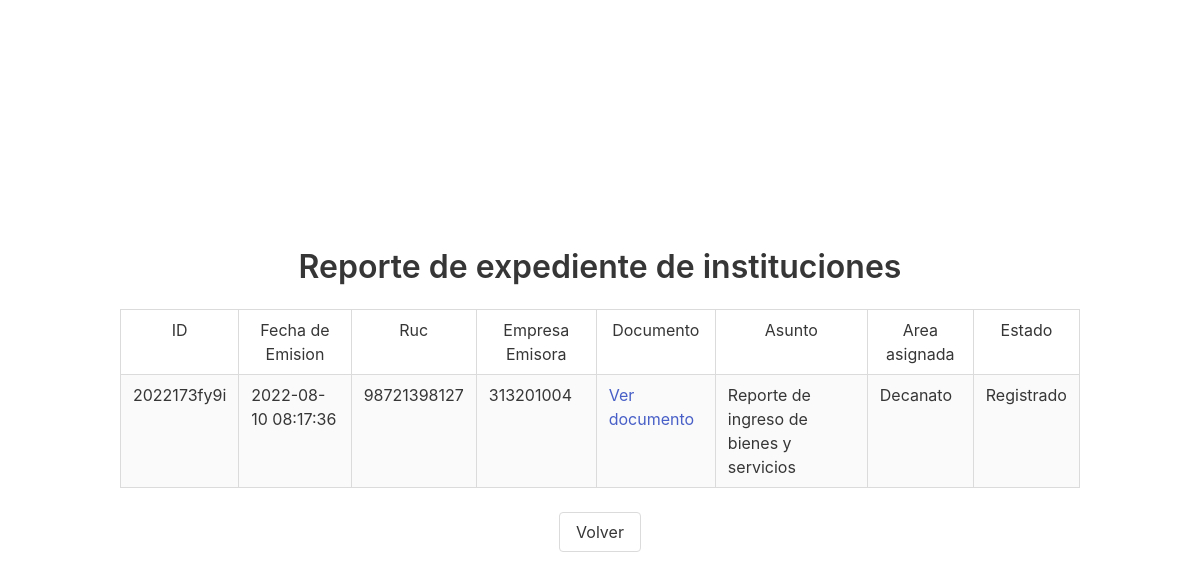
/rep_institucion.php (signed in), run on the app's committed database.
### tables this page shows
CREATE TABLE IF NOT EXISTS `tramite` (
  `idtramite` varchar(12) NOT NULL,
  `idusuario` int(11) NOT NULL,
  `idarea` int(11) NOT NULL,
  `idtipotramite` int(11) NOT NULL,
  `fecharegistro` timestamp NOT NULL DEFAULT CURRENT_TIMESTAMP,
  `asunto` varchar(250) NOT NULL,
  `password` varchar(11) NOT NULL,
  PRIMARY KEY (`idtramite`),
  KEY `FK_tramite_usuario` (`idusuario`),
  KEY `FK_tramite_area` (`idarea`),
  KEY `FK_tramite_tipo` (`idtipotramite`)
);

CREATE TABLE IF NOT EXISTS `usuario` (
  `idusuario` int(11) NOT NULL AUTO_INCREMENT,
  `username` varchar(100) NOT NULL,
  `password` varchar(100) NOT NULL,
  `idtipousuario` int(11) NOT NULL,
  `idestadocuenta` int(11) NOT NULL,
  PRIMARY KEY (`idusuario`),
  KEY `FK_usuario_estado` (`idestadocuenta`),
  KEY `FK_usuario_tipo` (`idtipousuario`)
);

CREATE TABLE IF NOT EXISTS `area` (
  `idarea` int(11) NOT NULL AUTO_INCREMENT,
  `area` varchar(200) NOT NULL,
  PRIMARY KEY (`idarea`)
);

CREATE TABLE IF NOT EXISTS `estadotramite` (
  `idestadotramite` int(11) NOT NULL AUTO_INCREMENT,
  `estadotramite` varchar(200) NOT NULL,
  PRIMARY KEY (`idestadotramite`)
);

### rep_institucion.php (the view, shortened to what this page needs)
<?php
    include("utils/conexion.php");
    $sql = "SELECT DISTINCT
                C.idtramite,
                (C.fecharegistro)Fecha,
                (B.ruc)Ruc,
                (A.username)Emisor,
                (C.asunto)Asunto,
                (D.area)Area,
                (F.estadotramite)Estado
        FROM usuario A
        INNER JOIN institucion  B ON A.idusuario = B.idusuario
        INNER JOIN tramite C ON A.idusuario = C.idusuario
        INNER JOIN area    D ON C.idarea    = D.idarea
        INNER JOIN historialtramite E ON C.idtramite = E.idtramite
        INNER JOIN estadotramite F ON E.idestadotramite = F.idestadotramite
        GROUP BY C.idtramite";
    $data = mysql_query($sql, $cn);
?>
<!DOCTYPE html>
<html lang="en">
<head>
    <?php
        include("cabecera.php");
    ?>
</head>
<body>
    <div class="container fullscreen centered">
        <h1 class="title has-text-centered">Reporte de expediente de instituciones</h1>
        <table class="table is-hoverable is-striped is-bordered" align="center">
            <tr align="center">
                <td>ID</td>
                <td>Fecha de Emision</td>
                <td>Ruc</td>
                <td>Empresa Emisora</td>
                <td>Documento</td>
                <td>Asunto</td>
                <td>Area asignada</td>
                <td>Estado</td>
            </tr>
            <?php
                while ($r = mysql_fetch_array($data)) {
                    $idTramite = $r["idtramite"];
                    $sqlEstado = "SELECT *
                        FROM historialtramite AS ht
                        INNER JOIN estadotramite AS et
                        ON ht.idestadotramite = et.idestadotramite
                        WHERE ht.idtramite = '$idTramite'
                        ORDER BY ht.fechaactualizacion DESC";
                    $f = mysql_query($sqlEstado, $cn);
                    $rEstado = mysql_fetch_array($f);
            ?>
            <tr>
                <td><?php echo $r['idtramite'] ?></td>
                <td><?php echo $r['Fecha']?></td>
                <td><?php echo $r['Ruc']?></td>
                <td><?php echo $r['Emisor']?></td>
                <td>
                    <a href="tramites/<?php echo $r["idtramite"] ?>.pdf" target="_blank">Ver documento</a>
                </td>
                <td><?php echo $r['Asunto']?></td>
                <td><?php echo $r['Area']?></td>
                <td><?php echo $rEstado['estadotramite']?></td>
            </tr>
            <?php } ?>
        </table>
        <footer class="has-text-centered">
            <a class="button" href="principal-administrador.php">
                Volver
            </a>
        </footer>
    </div>
</body>
</html>

### css/estilos.css (style rules this page uses)
* { margin: 0; padding: 0; box-sizing: border-box; }
.container.centered { display: grid; place-content: center; }
.container.fullscreen { min-height: 100vh; }

### data on the page
tramite: idtramite "2022173fy9i", fecharegistro "2022-08-10 08:17:36", Ruc "98721398127", idusuario.username "313201004", asunto "Reporte de ingreso de bienes y servicios", idarea.area "Decanato", estadotramite.estadotramite "Registrado"
